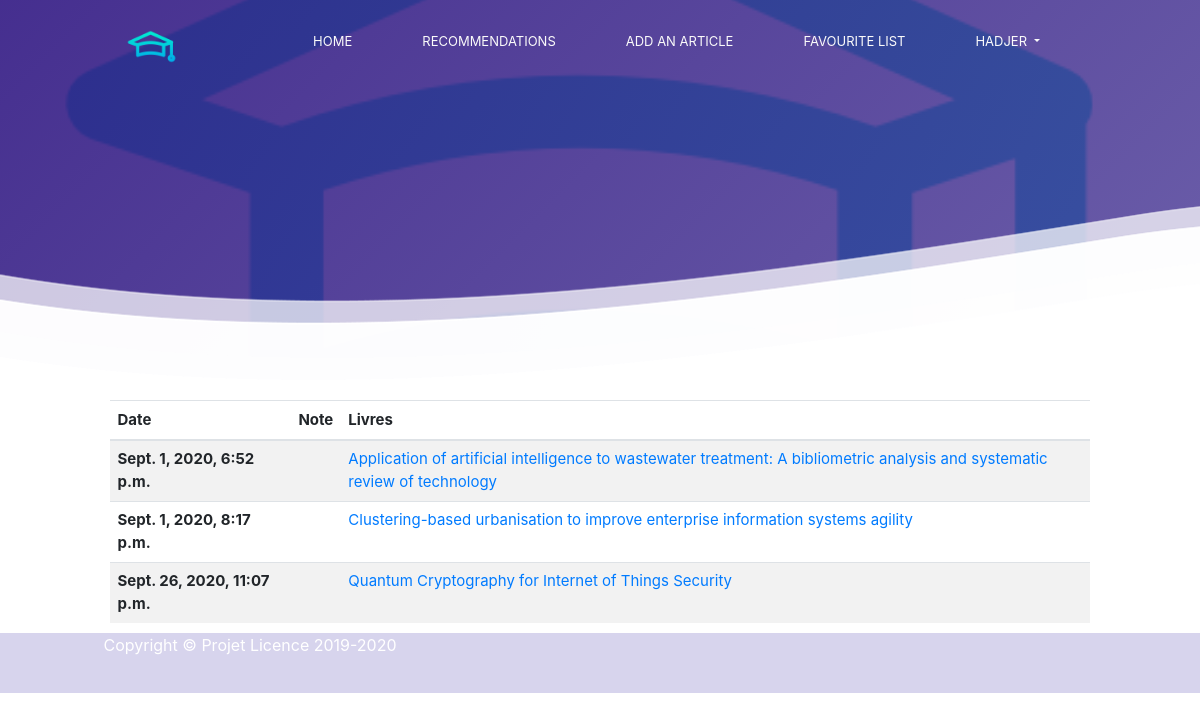
Screenshot of /articl/livres_note/ (signed in) with the database file from the repository.
### articl/models.py (models this page shows, shortened)
class Note(models.Model):
    note = models.IntegerField(default=0)
    date = models.DateTimeField(auto_now_add=True, null=True)
    articl = models.ForeignKey(ArticlPub, on_delete=models.CASCADE)
    user = models.ForeignKey(settings.AUTH_USER_MODEL, on_delete=models.CASCADE)

class ArticlPub(models.Model):
    ArticlTYPE=(
      ('1','Research Article'),
      ('2','Research Paper'),
      ('3','Review Paper'),
      ('4','Review Article'),
      ('5','Peer-Reviewed Articles'),
    )
    DOMAINE=(
        ('1','Computer Hardware'),
        ('2','Computer Networking'),
        ('3','Computer Software'),
        ('4','Cloud computing'),
        ('5','Cyber Security and Ethical Hacking'),
        ('6','Data Science and Data Analysis'),
        ('7','Programming Language'),
        ('8','Artificial intelligence'),
        ('9','Operating system'),
        ('10','Web Development'),
        ('11','Web Designing'),
        ('12','Graphics design'),
        ('13','Network Analytics and testing'),
        ('14','Robotics'),
        ('15','others field'),
        )
    user = models.ForeignKey(settings.AUTH_USER_MODEL, on_delete=models.CASCADE)
    titre=models.CharField(max_length=500)
    resumé=models.CharField(max_length=2000, blank=True)
    keywords=models.CharField(max_length=500, blank=True)
    maison_ed=models.CharField(max_length=500,blank=True)
    typeArticl=models.CharField(max_length=100,blank=False,choices=ArticlTYPE)
    path=models.FileField(blank=True,null=True,upload_to='chapter/%Y/')
    auteurEcrit = models.ManyToManyField(Profile, blank=True, null=True)
    favourite = models.ManyToManyField(User,related_name='favourite', blank=True)
    timestamp = models.DateField(auto_now=False, auto_now_add=True)
    domaineArt=models.CharField(max_length=100,choices=DOMAINE,blank=False,default='Computer Software ')
    def __str__(self):
      return self.titre

### articl/views.py (the view)
# urls.py: path('livres_note/', views.list_note, name='list_note'),
def list_note(request):
    notes = Note.objects.filter(user=request.user)
    if request.POST:
        saveInfos(request, request.POST["type"])
    context={
        'notes':notes
    }
    return render(request,'liste_note.html',context)

### articl/templates/liste_note.html (shortened to what this page needs)
{%  extends 'base.html' %}
{% load static %}
{% block content %}
<div class="container">
    <div class="row">
        <div class="container col-lg-12 col-md-12" >
            <div class="row">
                <div class="row">
                    <div class="box">
                        <table class="table table-striped">
                            <thead>
                            <tr>
                                <th scope="col">Date</th>
                                <th scope="col">Note</th>
                                <th scope="col">Livres</th>
                            </tr>
                            </thead>
                            <tbody>
                            {% for note in notes %}
                                <tr>
                                    <th scope="row">{{note.date}}</th>
                                    <td>
                                    </td>
                                    <td><a href=""> {{ note.articl }} </a></td>
                                </tr>
                            {% endfor %}
                            </tbody>
                        </table>
                    </div>
                </div>
            </div>
        </div>
    </div>
</div>
{% endblock %}

### templates/base.html (shortened to what this page needs)
{% load static %}
<!doctype html>
<html lang="en">
<head>
    <link rel="stylesheet" href="https://stackpath.bootstrapcdn.com/bootstrap/4.3.1/css/bootstrap.min.css">
    <link rel="stylesheet" href="https://cdn.jsdelivr.net/npm/bootstrap-select@1.13.14/dist/css/bootstrap-select.min.css">
    <link href="https://unpkg.com/ionicons@4.5.10-0/dist/css/ionicons.min.css" rel="stylesheet">
    <link rel="stylesheet" type="text/css" href="{% static 'css/styles.css' %}"  >
</head>
<body>
    {% if user.is_authenticated %}
    <header>
        <div class="container">
            <nav>
                    <div class="nav-brand">
                        <a href="{%  url 'home:home'  %}">
                            <img src="{% static 'image/logo.png' %}" alt="" >
                        </a>
                    </div>
                    <ul class="nav-list">
                            <li class="nav-item">
                                <a class="nav-link" href="{%  url 'home:home'  %}">Home</a>
                            </li>
                            <li class="nav-item">
                                <a class="nav-link" href="{%  url 'articl:recommandation'  %}">RECOMMENDATIONS</a>
                            </li>
                            <li class="nav-item">
                                <a class="nav-link" href="{%  url 'articl:postarticl'  %}"> Add an article </a>
                            </li>
                            <li class="nav-item">
                                <a class="nav-link" href="{%  url 'articl:favourite_list'  %}"> Favourite list</a>
                            </li>
                            <li class="nav-item dropdown">
                                <a class="nav-link dropdown-toggle" href="#" id="navbarDropdown" role="button" data-toggle="dropdown" aria-haspopup="true" aria-expanded="false">
                                  {{user.username}}
                                </a>
                              </li>
                    </ul>
            </nav>
        </div>
    </header>
    <section class="hero">
    </section>
   {% endif %}
    <section class="experience">
        <div class="container">
            {% block content %}
            {% endblock %}
         </div>
    </section>
    <div class="footer ">
        <div class="footer-content">
            <p >Copyright &copy; Projet Licence 2019-2020</p>
        </div>
    </div>
</body>
</html>

### static/css/styles.css (style rules this page uses)
*, *::before, *::after { margin: 0; padding: 0; box-sizing: inherit; }
html { font-family: 'Nunito', sans-serif; font-size: 10px; box-sizing: border-box; }
a { text-decoration: none; font-size: 1.5rem; }
ul { list-style: none; }
p { width:500px; font-size: 1.6rem; }
img { width: 150%; height: auto; }
section { padding: 5rem 0; font-size: 1.5rem; }
.footer { background:#d7d4ed; position:relative; left: 0; bottom: 0; width: 100%; color: white; text-align: center; height:60px; }
header { width: 100%; height: 5rem; position:absolute; top:0; left:0; z-index: 1; }
.container { height:100%; width: 100%; max-width: 98rem; margin: 0 auto; padding: 0 1.5rem; font-size: 1.5rem; }
nav { width: 100%; display: flex; align-self: center; justify-content: space-between; padding: 2rem 0; }
.nav-brand { width: 2rem; }
.nav-list { width: 25rem; height: 100vh; background-color: #d7d4ed; position: fixed; top: 0; right: -26rem ; display: flex; flex-direction: column; align-items: center; justify-content: center; z-index: 1500; transition: all 650ms ease-in-out; }
.nav-item { margin: 1.5rem 0; }
.nav-link { font-size:1.6rem ; text-transform: uppercase; color: rgba(0, 0, 0, .7); }
.hero { width: 100%; height: 45vh; background:linear-gradient(135deg,rgba(49, 24, 131, 0.9),rgba(72,56, 149, 0.8) 100%), url( '../image/logo.png') center no-repeat ; background-size:cover ; position: relative; }
.hero::before { content: ""; position: absolute; left: 0; bottom:0 ; width: 100%; height: 4.7rem; background: url('../image/wave-small.png')center no-repeat; background-size: cover; }
.experience { padding: 0; }
@media screen and (min-width:470px) { .hero::before { height: 9.4rem; background: url("../image/wave-medium.png"); background-size: cover; } }
@media screen and (min-width:700px) { header { height: 8rem; } }
@media screen and (min-width:700px) { .nav-brand { width: 3.5rem; } }
@media screen and (min-width:700px) { .nav-list { width: initial; height: initial; background-color: transparent; position: initial; top: initial; right: initial; display: flex; flex-direction: row; transition: initial; } }
@media screen and (min-width:700px) { .nav-item { margin: 0 2.5rem; } }
@media screen and (min-width:700px) { .nav-link, .current { color: #fafafa; position: relative; font-size: 1.3rem; } }
@media screen and (min-width:700px) { .nav-link::before, .current::before { content: ""; position: absolute; left: 0; bottom: -.5rem; background-color: #eb648c; width: 100%; height: 2px; transform: scaleX(0); transform-origin: left; transform: tranform 650ms; } }
@media screen and (min-width:900px) { .hero::before { height: 22.7rem; background: url("../image/wave-large.png"); background-size: cover; } }
@media screen and (min-width:1200px) { .hero { height: 50vh; } }

### rows the page displays
Note: date "Sept. 1, 2020, 6:52 p.m.", articl "Application of artificial intelligence to wastewater treatment: A bibliometric analysis and systematic review of technology"
Note: date "Sept. 1, 2020, 8:17 p.m.", articl "Clustering-based urbanisation to improve enterprise information systems agility"
Note: date "Sept. 26, 2020, 11:07 p.m.", articl "Quantum Cryptography for Internet of Things Security"

### other values shown
{{ user.username }} "HADJER"
